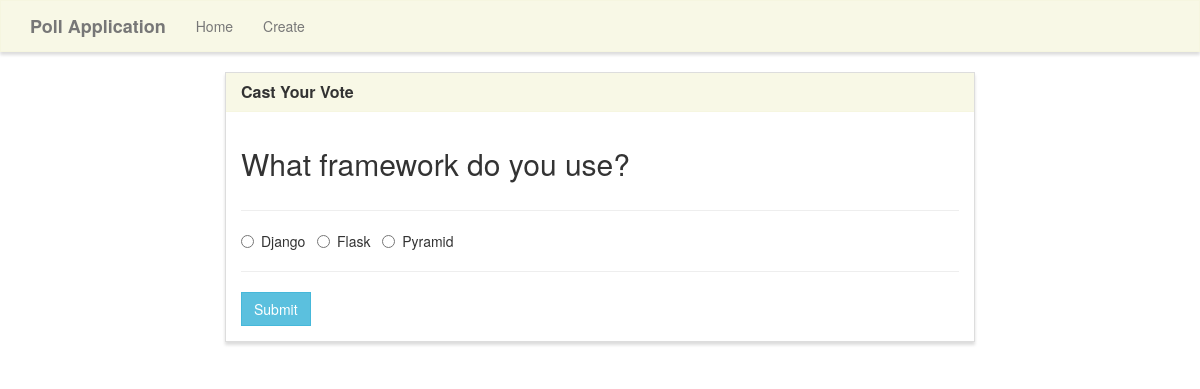
The app's page /vote/1/, older data.
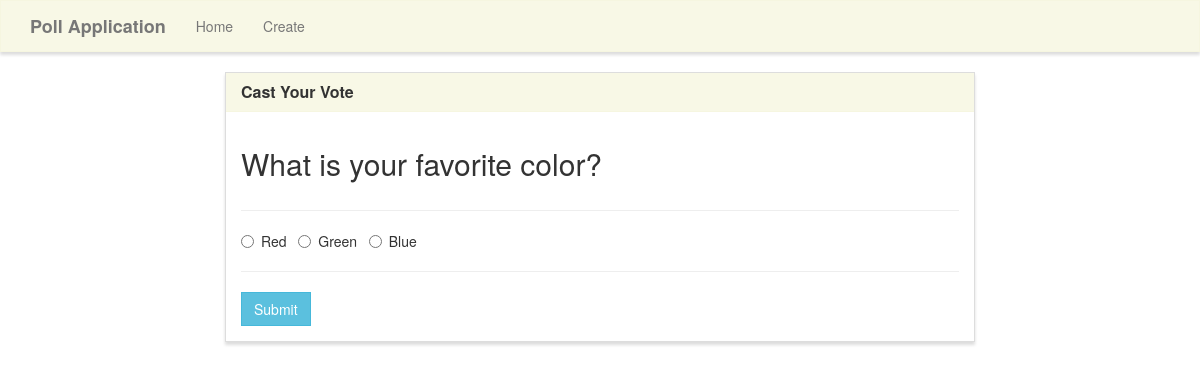
The same page, newer data.
### poll/models.py (models this page shows, shortened)
class Poll(models.Model):
    question = models.TextField()
    option_one = models.CharField(max_length=30)
    option_two = models.CharField(max_length=30)
    option_three = models.CharField(max_length=30)
    option_one_count = models.IntegerField(default=0)
    option_two_count = models.IntegerField(default=0)
    option_three_count = models.IntegerField(default=0)

### poll/views.py (the view, shortened to what this page needs)
# urls.py: path('vote/<poll_id>/', poll_views.vote, name='vote'),
def vote(request, poll_id):
    poll = Poll.objects.get(pk=poll_id)
    context = {
        'poll' : poll
    }
    return render(request, 'poll/vote.html', context)

### poll/templates/poll/vote.html (shortened to what this page needs)
{% extends "poll/base.html" %}
{% block main %}
<div class="row">
    <div class="col-lg-8 col-lg-offset-2">
        <div class="panel panel-default">
            <div class="panel-heading">
                <h3 class="panel-title">Cast Your Vote</h3>
            </div>
            <div class="panel-body">
                <div class="row">
                    <div class="col-lg-12">
                        <h2>{{ poll.question }}</h2>
                    </div>
                </div>
                <div class="row">
                    <div class="col-lg-12">
                        <hr />
                        <form method="POST">
                            <div class="form-group">
                                <div class="radio">
                                    <label>
                                        <input type="radio" name="poll" value="option1" required>
                                        {{ poll.option_one }}
                                    </label> &nbsp;
                                    <label>
                                        <input type="radio" name="poll" value="option2">
                                        {{ poll.option_two }}
                                    </label> &nbsp;
                                    <label>
                                        <input type="radio" name="poll" value="option3">
                                        {{ poll.option_three }}
                                    </label> &nbsp;
                                </div>
                            </div>
                            <hr />
                            <button type="submit" class="btn btn-info">
                                Submit
                            </button>
                        </form>
                    </div>
                </div>
            </div>
        </div>
    </div>
</div>
{% endblock %}

Row changes from the older to the newer data that the page shows:
changed Poll: question "What framework do you use?" → "What is your favorite color?"; option_one "Django" → "Red"; option_two "Flask" → "Green"; option_three "Pyramid" → "Blue"
Text that changed along with them:
form field poll: "☐ Django" → "☐ Red"
form field poll: "☐ Flask" → "☐ Green"
form field poll: "☐ Pyramid" → "☐ Blue"
